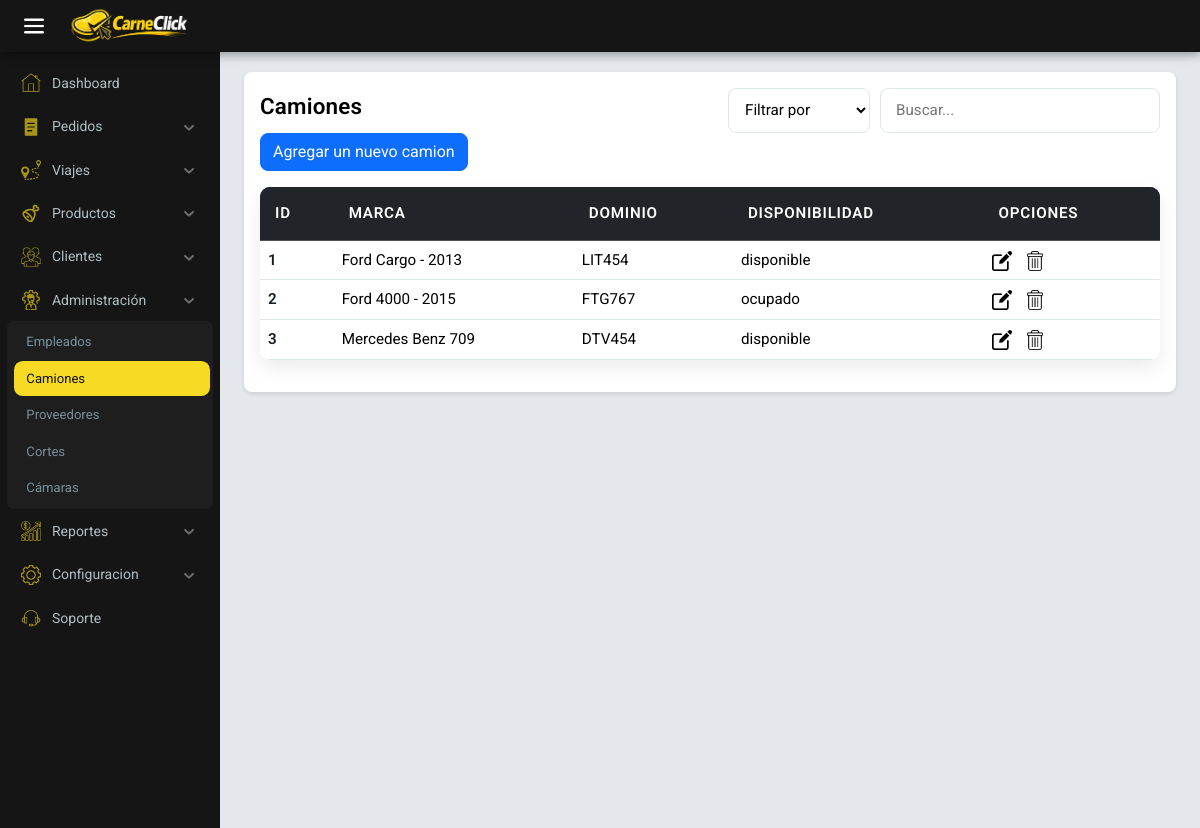
The page /administrador/camiones/ (signed in) on the database its author committed.
### encargado/models.py (models this page shows, shortened)
class Camiones(models.Model):
    marca = models.CharField(max_length=200)
    dominio = models.CharField(max_length=7)
    disponibilidad = models.ForeignKey(Estado, on_delete=models.PROTECT)

class Estado(models.Model):
    ESTADOS = [
        ('disponible', 'Disponible'),
        ('ocupado', 'Ocupado'),
    ]
    estado = models.CharField(
        max_length=10,
        choices=ESTADOS,
        default='disponible',
    )
    def __str__(self):
        return self.estado

### administrador/views.py (the view)
# urls.py: path('camiones/', views.camiones, name='camiones'),
@group_required('Encargado')
def camiones(request):
    camiones = Camiones.objects.all()
    return render(request, 'html/camiones/camiones.html', {'camiones': camiones})

### carneclick/context_processors.py (called while the page is built)
def client_info(request):
    cliente = None
    comercio_nombre = ''
    try:
        if request.user and request.user.is_authenticated:
            from encargado.models import Cliente as ClienteModel
            cliente = ClienteModel.objects.filter(
                user=request.user).select_related('comercio').first()
            if cliente and getattr(cliente, 'comercio', None):
                comercio_nombre = cliente.comercio.nombre
    except Exception:
        cliente = None
        comercio_nombre = ''
    return {
        'cliente_obj': cliente,
        'comercio_nombre': comercio_nombre,
    }

### administrador/templates/html/camiones/camiones.html (shortened to what this page needs)
{% extends "base_encargado.html" %}
{% load static %}
{% block head %}
<link rel="stylesheet" href="{% static 'encargado/css/stock.css' %}">
{% endblock %}
{% block content %}
<div class="menu_encargado">
    <div class="main-header">
        <div class="table-header">
            <h2>{{ ui.Trucks }}</h2>
            <div class="filters">
                <select id="fieldSelect">
                    <option value="all">{{ ui.FilterBy }}</option>
                </select>
                <input type="text" id="tableSearch" placeholder="{{ ui.Search }}">
            </div>
        </div>
        <a href="entrada_camion" class="btn btn-primary mb-3">Agregar un nuevo camion</a>
    </div>
    <table class="table" id="stockTable">
        <thead class="table-dark">
            <tr>
                <th>ID</th>
                <th>Marca</th>
                <th>Dominio</th>
                <th>Disponibilidad</th>
                <th>Opciones</th>
            </tr>
        </thead>
        <tbody>
            {% for camion in camiones %}
            <tr data-id="{{ camion.id }}">
                <th data-label="ID">{{ camion.id }}</th>
                <td data-label="Marca">{{ camion.marca }}</td>
                <td data-label="Dominio">{{ camion.dominio }}</td>
                <td data-label="Disponibilidad">{{ camion.disponibilidad }}</td>
                <td data-label="Opciones">
                    <a href="{% url 'administrador:editar_camion' camion.id %}"><img src="{% static 'encargado/img/editar.png' %}" alt="editar"></a>
                    <a href="{% url 'administrador:eliminar_camion' camion.id %}"><img src="{% static 'encargado/img/eliminar.png' %}" alt="eliminar"></a>
                </td>
            </tr>
            {% endfor %}
        </tbody>
    </table>
</div>
{% endblock %}

### encargado/static/encargado/css/stock.css (style rules this page uses)
:root { --primary: #000000; --secondary: #141d26; --accent: #1abc9c; --bg: #f4f6f8; --text: #2d3436; --white: #ffffff; --border: #dfe6e9; }
* { margin: 0; padding: 0; box-sizing: border-box; }
body { font-family: "Segoe UI", Roboto, Arial, sans-serif; background-color: var(--bg); color: var(--text); }
.menu_encargado { background-color: #ffffff; padding: 1rem; border-radius: 0.5rem; box-shadow: 0 2px 4px rgba(0, 0, 0, 0.1); }
.table { width: 100%; border-collapse: collapse; background-color: var(--white); border-radius: 10px; overflow: hidden; box-shadow: 0 8px 20px rgba(0, 0, 0, 0.08); }
.table thead { background-color: var(--secondary); }
.table thead th { color: var(--white); }
.table thead th { padding: 15px; text-align: left; font-weight: 600; font-size: 0.95rem; text-transform: uppercase; letter-spacing: 0.05em; }
.table tbody tr { border-bottom: 1px solid var(--border); transition: background-color 0.2s ease; }
.table tbody tr:nth-child(even) { background-color: #f9fbfc; }
.table td, .table th { padding: 14px 15px; font-size: 0.95rem; }
.table tbody td, .table tbody th { background-color: rgb(255, 255, 255); }
.table tbody td img { width: 20px; margin-right: 10px; cursor: pointer; }
.table tbody th { font-weight: 600; color: var(--secondary); }
.table-header { display: flex; justify-content: space-between; align-items: center; }
.table-header h2 { font-size: 1.4rem; color: black; }
#tableSearch { padding: 10px 15px; width: 280px; border-radius: 8px; border: 1px solid var(--border); font-size: 0.95rem; transition: all 0.2s ease; }
.filters { display: flex; gap: 10px; }
.filters select { padding: 10px 12px; border-radius: 8px; border: 1px solid var(--border); font-size: 0.95rem; background-color: var(--white); cursor: pointer; }
.filters input { padding: 10px 15px; border-radius: 8px; border: 1px solid var(--border); font-size: 0.95rem; width: 220px; }

### carneclick/static/css/theme.css (style rules this page uses)
:root { --brand-bg: #f7f9fc; --brand-text: #212529; --brand-muted: #6c757d; --brand-primary: #0d6efd; --brand-success: #198754; --brand-warning: #ffc107; --brand-danger: #dc3545; --brand-info: #0dcaf0; --brand-border: #e9ecef; --brand-card-bg: #ffffff; }
html, body { background-color: var(--brand-bg); color: var(--brand-text); font-family: "Inter", system-ui, -apple-system, "Segoe UI", Roboto, "Helvetica Neue", Arial, "Noto Sans", "Liberation Sans", sans-serif; -webkit-font-smoothing: antialiased; -moz-osx-font-smoothing: grayscale; }
h1, h2, h3, h4, h5 { font-weight: 600; letter-spacing: 0.2px; }
.table thead th { font-weight: 600; }
.btn { border-radius: 0.5rem; }
.btn-primary { background-color: var(--brand-primary); border-color: var(--brand-primary); }

### encargado/static/encargado/css/style_encargado.css (style rules this page uses)
:root { --background-color: #ffffff; --prymary-color: #F7DA24; --secondary-color: #151515; --text-color: #000000; --border-color: #ffffff; --sb-w: 220px; --sb-mini: 62px; --bar-h: 52px; --main-bg: #e4e7eb; }
* { margin: 0; padding: 0; box-sizing: border-box; font-family: "Roboto", sans-serif; }
body { width: 100%; min-height: 100vh; background-color: var(--main-bg); }

### administrador/templates/html/camiones/camiones.html (style rules this page uses)
#stockTable tbody tr { cursor: pointer; transition: background-color 0.2s ease; }

### rows shown on the page
Camiones: id "1", marca "Ford Cargo - 2013", dominio "LIT454", disponibilidad "disponible"
Camiones: id "2", marca "Ford 4000 - 2015", dominio "FTG767", disponibilidad "ocupado"
Camiones: id "3", marca "Mercedes Benz 709", dominio "DTV454", disponibilidad "disponible"

### other values the page prints
{{ ui.Dashboard }} "Dashboard"
{{ ui.Orders }} "Pedidos"
{{ ui.Trips }} "Viajes"
{{ ui.Products }} "Productos"
{{ ui.Clients }} "Clientes"
{{ ui.Administration }} "Administración"
{{ ui.Employees }} "Empleados"
{{ ui.Trucks }} "Camiones"
{{ ui.Suppliers }} "Proveedores"
{{ ui.Cuts }} "Cortes"
{{ ui.Cameras }} "Cámaras"
{{ ui.Reports }} "Reportes"
{{ ui.Settings }} "Configuracion"
{{ ui.Support }} "Soporte"
form field value "Filtrar por"
